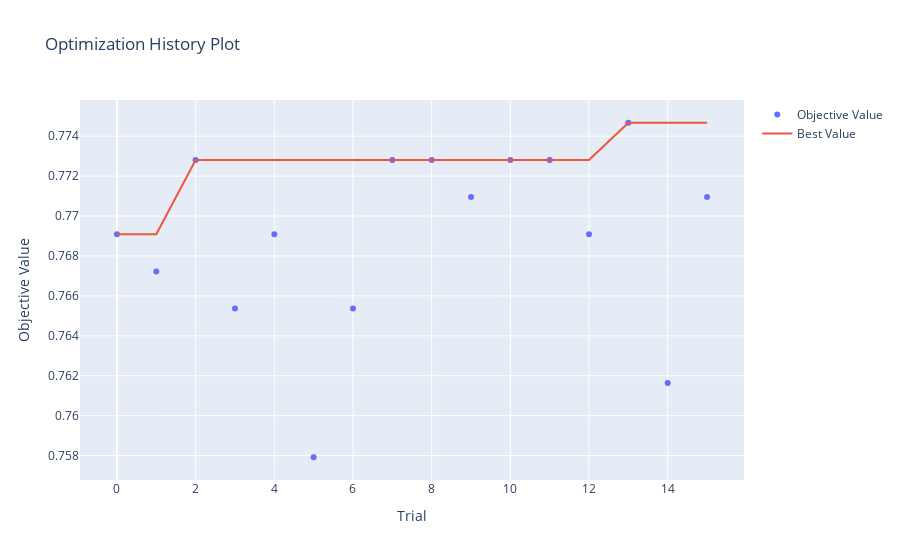

This figure's notebook cell:
### Markdown cell above
<br>

# #04 Optuna Graph: Visulization

<br>

### Code cell
from optuna.visualization import plot_optimization_history,plot_parallel_coordinate,plot_slice,plot_contour,plot_param_importances

plot_optimization_history(study).show()

### Figure 1 — Plotly figure (JSON) as saved in the notebook; plotly's stock layout.template omitted (floating-point values rounded to 4 significant figures)
{"data": [{"mode": "markers", "name": "Objective Value", "type": "scatter", "x": [0, 1, 2, 3, 4, 5, 6, 7, 8, 9, 10, 11, 12, 13, 14, 15], "y": [0.7691, 0.7672, 0.7728, 0.7654, 0.7691, 0.7579, 0.7654, 0.7728, 0.7728, 0.7709, 0.7728, 0.7728, 0.7691, 0.7747, 0.7616, 0.7709]}, {"mode": "lines", "name": "Best Value", "type": "scatter", "x": [0, 1, 2, 3, 4, 5, 6, 7, 8, 9, 10, 11, 12, 13, 14, 15], "y": [0.7691, 0.7691, 0.7728, 0.7728, 0.7728, 0.7728, 0.7728, 0.7728, 0.7728, 0.7728, 0.7728, 0.7728, 0.7728, 0.7747, 0.7747, 0.7747]}, {"marker": {"color": "#cccccc"}, "mode": "markers", "name": "Infeasible Trial", "showlegend": false, "type": "scatter", "x": [], "y": []}], "layout": {"title": {"text": "Optimization History Plot"}, "xaxis": {"title": {"text": "Trial"}}, "yaxis": {"title": {"text": "Objective Value"}}}}
